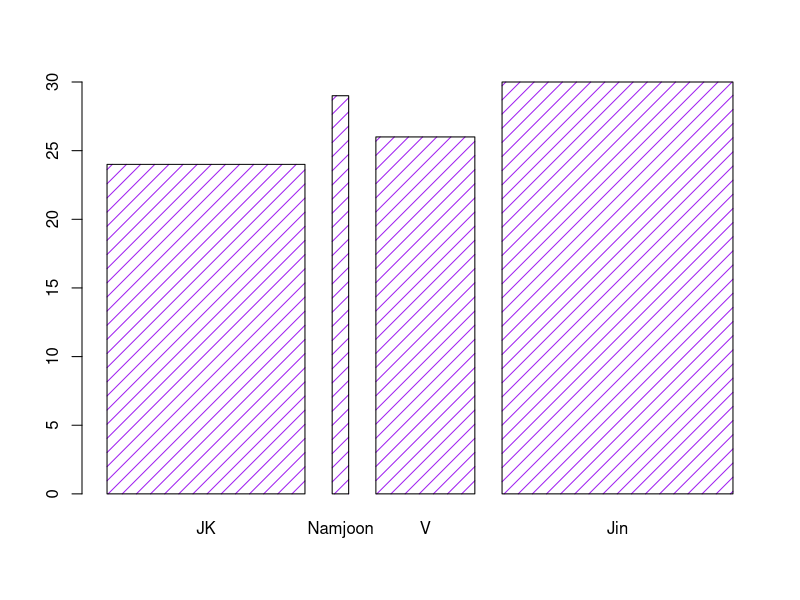

Write the R code that produced this figure.
x <- c("JK", "Namjoon", "V", "Jin")
y <- c(24, 29, 26, 30)

barplot(y, names.arg = x, col = "purple", width = c(12,1,6,14),density = 10)